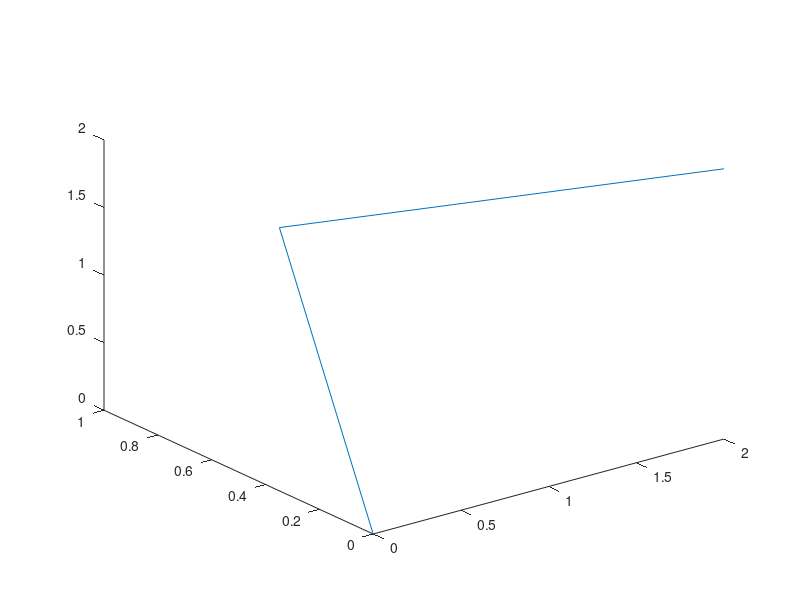

MATLAB code for this plot: (Note: this script raises an error after producing the figure.)
%=============================================================================
% Copyright (c) 2026-present Allan CORNET (Nelson)
%=============================================================================
% This file is part of Nelson.
%=============================================================================
% LICENCE_BLOCK_BEGIN
% SPDX-License-Identifier: LGPL-3.0-or-later
% LICENCE_BLOCK_END
%=============================================================================
% <--ADV-CLI MODE-->
%=============================================================================
f = figure('Visible', 'off', 'Name', 'Inspector');
ax = axes('Parent', f);
h = plot3(ax, [0 1 2], [0 1 0], [0 1 2]);
view(ax, -37.5, 30);
drawnow();
fh = __web_graphics_handle__(f, 'number');
ah = __web_graphics_handle__(ax, 'number');
lh = __web_graphics_handle__(h, 'number');
asserts.isequal(__web_graphics_handle__(fh, 'object'), f);
state = __web_figure_state__(fh);
asserts.isequal(state.name, 'Inspector');
asserts.isequal(state.axes{1}.handle, ah);
asserts.isequal(state.axes{1}.View, ax.View);
asserts.isequal(state.numberTitle, 'on');
asserts.isequal(state.axes{1}.XGrid, 'off');
asserts.istrue(contains(jsonencode(state), 'Inspector'));
asserts.istrue(contains(jsonencode(__web_figure_list__()), 'Inspector'));
set(f, 'Name', 'Hélice', 'NumberTitle', 'off');
metadata = __web_figure_list__();
asserts.isequal(metadata{1}.title, 'Hélice');

request = struct('action', 'properties', 'axesHandle', ah, ...
  'properties', struct('XGrid', 'on', 'XLim', [-1 4], 'XLimMode', 'manual'));
reply = jsondecode(__web_figure_action__(fh, jsonencode(request)));
asserts.isequal(char(ax.XGrid), 'on');
asserts.isequal(ax.XLim, [-1 4]);
asserts.isequal(reply.state.axes.XLim(:)', ax.XLim);
request = struct('action', 'properties', 'axesHandle', ah, 'objectHandle', lh, ...
  'properties', struct('LineWidth', 3, 'Color', [1 0 0]));
__web_figure_action__(fh, jsonencode(request));
asserts.isequal(h.LineWidth, 3);
asserts.isequal(h.Color, [1 0 0]);
request = struct('action', 'properties', 'axesHandle', ah, 'target', 'title', ...
  'properties', struct('String', 'Hélice — titre édité'));
__web_figure_action__(fh, jsonencode(request));
asserts.isequal(ax.Title.String, 'Hélice — titre édité');

campos(ax, [0 -30 0]);
request = struct('action', 'view', 'axesHandle', ah, 'azimuth', 45, ...
  'elevation', 35, 'resetCamera', true);
__web_figure_action__(fh, jsonencode(request));
asserts.isequal(ax.View, [45 35]);
asserts.isequal(ax.CameraPositionMode, 'auto');
camva(ax, 20);
__web_figure_action__(fh, jsonencode(struct('action', 'zoom', 'axesHandle', ah, 'factor', 2)));
% A factor-2 zoom scales the camera view angle (camzoom semantics); for this
% 3-D view that is not an exact halving of 20 degrees.
asserts.isapprox(camva(ax), 10.076737546594986, 1e-6);
p0 = campos(ax); t0 = camtarget(ax);
__web_figure_action__(fh, jsonencode(struct('action', 'pan', 'axesHandle', ah, ...
  'dxFrac', 0.1, 'dyFrac', 0.2)));
asserts.isapprox(campos(ax) - p0, camtarget(ax) - t0, 1e-8);

__web_figure_action__(fh, jsonencode(struct('action', 'floor', 'axesHandle', ah, 'enabled', true)));
projection = findall(ax, 'Tag', '__web_floor_projection__');
asserts.isequal(numel(projection), 1);
h.XData = [1 3 4];
h.Visible = 'off';
ax.ZLim = [-5 5];
drawnow();
asserts.isequal(projection.XData, h.XData);
asserts.isequal(projection.ZData, [-5 -5 -5]);
asserts.isequal(char(projection.Visible), 'off');
h.Visible = 'on';
__web_figure_action__(fh, jsonencode(struct('action', 'floor', 'axesHandle', ah, 'enabled', false)));
asserts.istrue(isempty(findall(ax, 'Tag', '__web_floor_projection__')));
__web_figure_action__(fh, jsonencode(struct('action', 'fit', 'axesHandle', ah)));
asserts.isequal(ax.XLimMode, 'auto');
asserts.isequal(ax.CameraViewAngleMode, 'auto');

other = figure('Visible', 'off');
otherAxes = axes('Parent', other);
request = struct('action', 'properties', ...
  'axesHandle', __web_graphics_handle__(otherAxes, 'number'), ...
  'properties', struct('XGrid', 'on'));
caught = false;
try
  __web_figure_action__(fh, jsonencode(request));
catch
  caught = true;
end
asserts.istrue(caught);
asserts.isequal(char(otherAxes.XGrid), 'off');
close(other);

view(ax, 2);
set(ax, 'XScale', 'log', 'XLim', [1 100], 'YLim', [0 10]);
__web_figure_action__(fh, jsonencode(struct('action', 'pan', 'axesHandle', ah, ...
  'dxFrac', 0.5, 'dyFrac', 0.1)));
asserts.isapprox(ax.XLim, [0.1 10], 1e-8);
asserts.isapprox(ax.YLim, [1 11], 1e-8);
set(ax, 'XScale', 'linear', 'XLim', [0 10], 'YLim', [-5 5]);
__web_figure_action__(fh, jsonencode(struct('action', 'zoom', 'axesHandle', ah, 'factor', 2)));
asserts.isapprox(ax.XLim, [2.5 7.5], 1e-8);
asserts.isapprox(ax.YLim, [-2.5 2.5], 1e-8);
close(f);

% A pick returns the actual sample in data coordinates, without running callbacks.
f = figure('Visible', 'off', 'Position', [100 100 400 300]);
ax = axes('Parent', f, 'Position', [0.1 40 / 300 0.8 200 / 300]);
set(ax, 'XLim', [0 10], 'YLim', [0 100]);
h = line('Parent', ax, 'XData', [0 5 10], 'YData', [0 50 100]);
drawnow();
__web_display_list__(f);
point = jsondecode(__web_figure_pick__(f, 200, 140));
asserts.istrue(point.found);
asserts.isequal(point.index, 2);
asserts.isequal(point.position(:)', [5 50 0]);
asserts.isequal(point.objectHandle, __web_graphics_handle__(h, 'number'));
h.ZData = [0 1 2];
view(ax, -37.5, 30);
set(ax, 'ZLim', [0 2]);
drawnow();
frame = jsondecode(__web_display_list__(f));
asserts.istrue(frame.is3d);
view(ax, 2);
frame = jsondecode(__web_display_list__(f));
asserts.istrue(frame.is3d);
view(ax, -37.5, 30);
__web_display_list__(f);
point = jsondecode(__web_figure_pick__(f, 200, 140));
asserts.istrue(point.found);
asserts.isequal(point.index, 2);
asserts.isequal(point.position(:)', [5 50 1]);
close(f);

% Each subplot retains its own view, limits, and hit-test rectangle.
f = figure('Visible', 'off');
a1 = axes('Parent', f, 'Position', [0.1 0.1 0.3 0.8]);
plot(a1, 1:5);
a2 = axes('Parent', f, 'Position', [0.6 0.1 0.3 0.8]);
plot(a2, 1:5);
fh = __web_graphics_handle__(f, 'number');
ah = __web_graphics_handle__(a1, 'number');
initial = a2.XLim;
__web_figure_action__(fh, jsonencode(struct('action', 'pan', 'axesHandle', ah, ...
  'dxFrac', 0.2, 'dyFrac', 0)));
asserts.isequal(a2.XLim, initial);
asserts.istrue(any(a1.XLim ~= initial));
frame = jsondecode(__web_display_list__(f));
asserts.isequal(numel(frame.rotatableAxes), 2);
asserts.istrue(~frame.is3d);
close(f);

% Surface and scatter color modes also remain JSON-serializable.
f = figure('Visible', 'off');
surf(peaks(5));
fh = __web_graphics_handle__(f, 'number');
state = jsondecode(__web_figure_action__(fh, jsonencode(struct('action', 'state'))));
asserts.isequal(state.state.axes.objects.type, 'surface');
close(f);
f = figure('Visible', 'off');
scatter3([0 1 2], [0 1 0], [0 1 2]);
fh = __web_graphics_handle__(f, 'number');
state = jsondecode(__web_figure_action__(fh, jsonencode(struct('action', 'state'))));
asserts.isequal(state.state.axes.objects.type, 'scatter');
close(f);

% The existing compact View path also targets axes inside a panel.
f = figure('Visible', 'off');
p = uipanel('Parent', f);
ax = axes('Parent', p);
plot3(ax, [0 1 2], [0 1 0], [0 1 2]);
frame = jsondecode(__web_display_list__(f, ax, 45, 35, false));
asserts.isequal(ax.View, [45 35]);
asserts.isequal(frame.rotatableAxes.handle, __web_graphics_handle__(ax, 'number'));
close(f);
